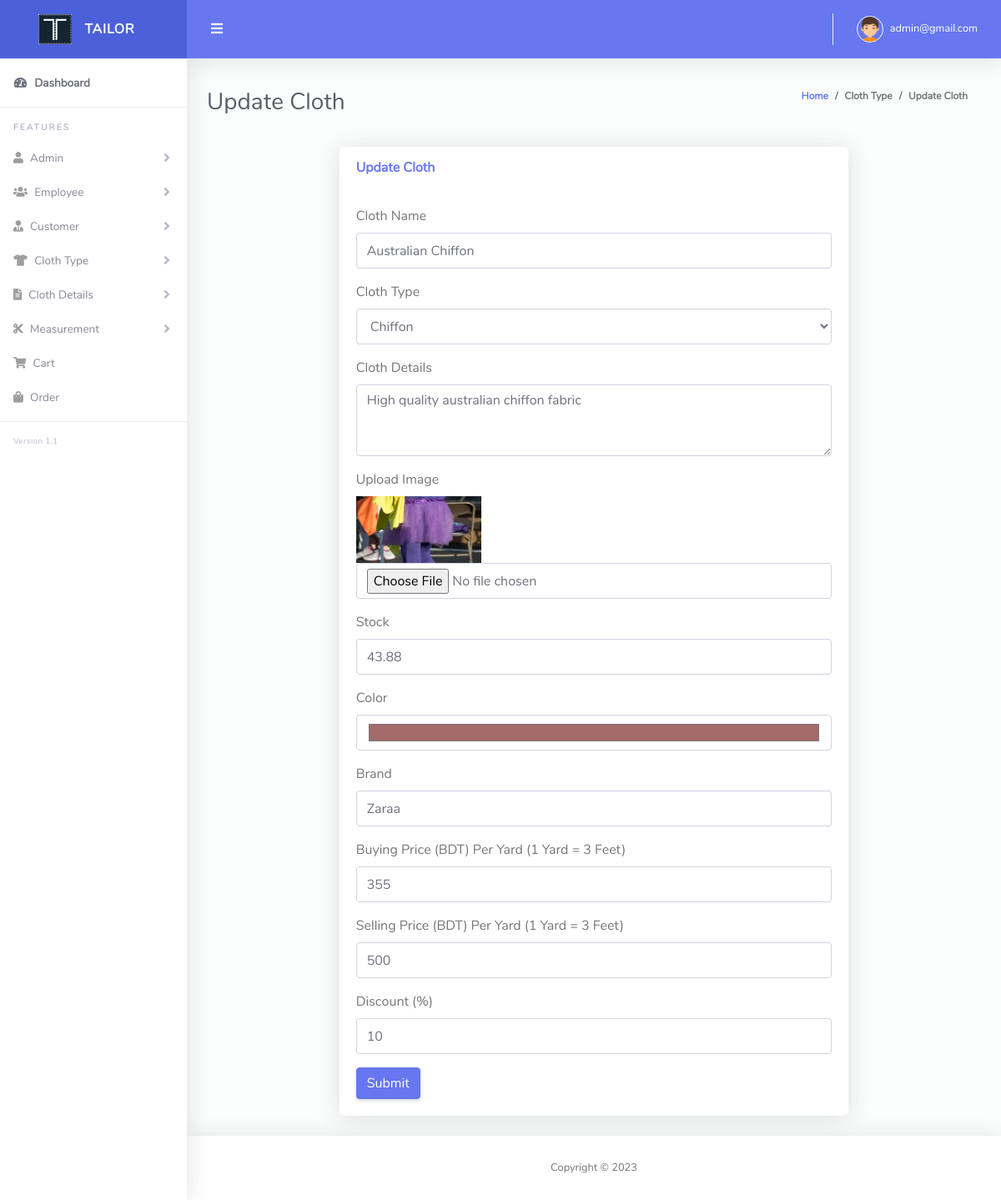
Page /edit_cloth.php?clothid=17 (signed in) on the committed database.
### tables this page shows
CREATE TABLE `tbl_cloth` (
  `id` int(11) NOT NULL,
  `cloth_name` varchar(255) NOT NULL,
  `type` int(11) NOT NULL,
  `details` text NOT NULL,
  `image` varchar(255) NOT NULL,
  `stock` varchar(255) NOT NULL,
  `color` varchar(255) NOT NULL,
  `brand` varchar(255) NOT NULL,
  `buying_price` int(11) NOT NULL,
  `selling_price` int(11) NOT NULL,
  `discount` int(11) NOT NULL,
  `created_at` timestamp NOT NULL DEFAULT current_timestamp(),
  `soft_delete` tinyint(4) NOT NULL DEFAULT 0
);

CREATE TABLE `cloth_type` (
  `id` int(11) NOT NULL,
  `name` varchar(255) NOT NULL,
  `soft_delete` tinyint(4) NOT NULL DEFAULT 0
);

### Classes/DB.php (called while the page is built, shortened)
<?php
class DB
{
    public function connect(){
        $this->conn = new mysqli("localhost","root","","tailor_shop");
        if ($this->conn->connect_error) {
          die("Connection failed: " . $this->conn->connect_error);
        } else {
            return $msg =  "connected";
        }
    }
}

### Classes/ClothClass.php (called while the page is built, shortened)
<?php
include_once 'db.php';
class ClothClass extends DB
{
    public function viewSingleCloth($clothid){
        $query  = "SELECT * FROM tbl_cloth WHERE id='$clothid'";
        $result = $this->conn->query($query);
        return $result;
    }
	public function select($query){
		$result = $this->conn->query($query) or die($this->conn->error.__LINE__);
		if($result->num_rows > 0){
			return $result;
		} else {
			return false;
		}
	}
}

### edit_cloth.php (the view, shortened to what this page needs)
<?php include 'layouts/header.php';
$clothid = "";
if ($_GET['clothid'] == NULL || !isset($_GET['clothid'])) {
  "<script>window.location = 'all_cloth.php'; </script>";
} else {
  $clothid = $_GET['clothid'];
}
?>
<div class="container-fluid" id="container-wrapper">
  <div class="d-sm-flex align-items-center justify-content-between mb-4">
    <h1 class="h3 mb-0 text-gray-800">Update Cloth</h1>
    <ol class="breadcrumb">
      <li class="breadcrumb-item"><a href="index.php">Home</a></li>
      <li class="breadcrumb-item">Cloth Type</li>
      <li class="breadcrumb-item active" aria-current="page">Update Cloth</li>
    </ol>
  </div>
  <div class="row">
    <div class="col-lg-2"></div>
    <div class="col-lg-8">
      <div class="card mb-4">
        <div class="card-header py-3 d-flex flex-row align-items-center justify-content-between">
          <h6 class="m-0 font-weight-bold text-primary">Update Cloth</h6>
        </div>
        <div class="card-body">
          <form method="POST" enctype="multipart/form-data">
            <?php
            $view = $cloth->viewSingleCloth($clothid);
            if ($view) {
              while ($value = $view->fetch_assoc()) {
            ?>
                <div class="form-group">
                  <label>Cloth Name</label>
                  <input name="cloth_name" type="text" class="form-control" value="<?php echo $value['cloth_name']; ?>">
                </div>
                <div class="form-group">
                  <label>Cloth Type</label><br>
                  <select id="select" name="type" class="form-control">
                    <?php
                    $query = "select * from cloth_type where soft_delete=0";
                    $type = $cloth->select($query);
                    if ($type) {
                      while ($result = $type->fetch_assoc()) {
                    ?>
                        <option <?php
                                if ($value['type'] == $result['id']) { ?> selected="selected" <?php } ?> value="<?php echo $result['id']; ?>"><?php echo $result['name']; ?>
                        </option>
                    <?php }
                    } ?>
                  </select>
                </div>
                <div class="form-group">
                  <label>Cloth Details</label>
                  <textarea name="details" class="form-control" id="exampleFormControlTextarea1" rows="3"><?php echo $value['details']; ?></textarea>
                </div>
                <div class="form-group">
                  <label>Upload Image</label>
                  <br>
                  <td>
                    <img src="<?php echo $value['image']; ?>" height="80px" width="150px" /></br>
                    <input type="file" name="image" class="form-control" placeholder="Enter Image" min="0" />
                  </td>
                </div>
                <div class="form-group">
                  <label>Stock</label>
                  <input name="stock" type="text" class="form-control" value="<?php echo $value['stock']; ?>">
                </div>
                <div class="form-group">
                  <label>Color</label>
                  <input name="color" type="color" class="form-control" value="<?php echo $value['color']; ?>">
                </div>
                <div class="form-group">
                  <label>Brand</label>
                  <input name="brand" type="text" class="form-control" value="<?php echo $value['brand']; ?>">
                </div>
                <div class="form-group">
                  <label>Buying Price (BDT) Per Yard (1 Yard = 3 Feet)</label>
                  <input name="buying_price" type="number" class="form-control" value="<?php echo $value['buying_price']; ?>" min="0">
                </div>
                <div class="form-group">
                  <label>Selling Price (BDT) Per Yard (1 Yard = 3 Feet)</label>
                  <input name="selling_price" type="number" class="form-control" value="<?php echo $value['selling_price']; ?>" min="0">
                </div>
                <div class="form-group">
                  <label>Discount (%)</label>
                  <input name="discount" type="number" min="0" step="1" class="form-control" value="<?php echo $value['discount']; ?>">
                </div>
            <?php }
            } ?>
            <button type="submit" class="btn btn-primary">Submit</button>
          </form>
        </div>
      </div>
    </div>
  </div>
</div>
<?php include 'layouts/footer.php'; ?>

### rows in the picture
tbl_cloth: cloth_name "Australian Chiffon", type "Chiffon", details "High quality australian chiffon fabric", image (picture), stock "43.88", color "#a46a6a", brand "Zaraa", buying_price "355", selling_price "500", discount "10"

### other values in the picture
$_SESSION['email'] "admin@gmail.com"
